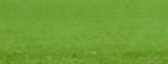
#> input picture image_processing_in_opencv/9_countours_in_opencv/target.jpg, 168 x 64 px
$ python 17_histogram_backprojection.py
#> lines starting #> are read from the running program, lines starting #| are printed output that depends on the picture; after the words box and inside, x2 and y2 are one past the last pixel; in counts of white or black regions, pixels touching at a corner belong together
#!/usr/bin/env python
# -*- coding: utf-8 -*-
# @Date    : 2018-02-24
# @Author  : Joe

import numpy as np
import cv2
from matplotlib import pyplot  as plt


# Goal
	# 学习直方图反向投影

# Theory
	# 由 Michael J.Swain, Dana H.Ballard在他们的
	# 论文Indexing via color histograms中提出

	# 简单理解：通常在图像分割或者在图像中找到目标
	# 物体中应用。简单来说，它创建了一副和原图想一
	# 样大小的、单通道的数据，每个像素中存储了该像
	# 素属于目标物体的可能性。再简单点来说，输出的
	# 图像中，感兴趣物体的颜色比其他的颜色更白一些。
	# 直方图反向投影用于 camshift 算法等

	# 怎么使用：我们创建一副感兴趣图像的直方图。这个
	# 兴趣物体尽可能的填满整个感兴趣图像。对比灰度直
	# 方图，更倾向于使用色彩直方图是因为灰色图仅仅含
	# 有强度值而色彩直方图拥有更多的信息来定义这个感
	# 兴趣的物体。然后我们再将直方图反向投影到原图像，
	# 换句话说，我们计算目标图像中每个像素在感兴趣图
	# 像中的可能性。

# Numpy 算法
	# 1.首先我们计算源图像和目标图像的彩色直方图。
		# import cv2
		# import numpy as np
		# from matplotlib import pyplot as plt

		# #roi is the object or region of object we need to find
		# roi = cv2.imread('rose_red.png')
		# hsv = cv2.cvtColor(roi,cv2.COLOR_BGR2HSV)

		# #target is the image we search in
		# target = cv2.imread('rose.png')
		# hsvt = cv2.cvtColor(target,cv2.COLOR_BGR2HSV)

		# # Find the histograms using calcHist. Can be done with np.histogram2d also
		# M = cv2.calcHist([hsv],[0, 1], None, [180, 256], [0, 180, 0, 256] )
		# I = cv2.calcHist([hsvt],[0, 1], None, [180, 256], [0, 180, 0, 256] )
	# 2.计算比值R = M/I。然后反向投影R，根据R这个调色板
		# 创建新图像，每一个像素代表这个点事目标的概率。
		# 例如，B(x,y)=R[h(x,y),s(x,y)，其中H为点(x,y)
		# 的色调（hue）值，s为点（x,y）的饱和度（saturation）。
		# 最后加入条件B(x,y)=min([B(x,y),1]

		# h,s,v = cv2.split(hsvt)
		# B = R[h.ravel(),s.ravel()]
		# B = np.minimum(B,1)
		# B = B.reshape(hsvt.shape[:2])
	# 3.应用圆盘卷积， B = D * B，在这里D是卷积核
		#disc = cv2.getStructuringElement(cv2.MORPH_ELLIPSE,(5,5))
		# cv2.filter2D(B,-1,disc,B)
		# B = np.uint8(B)
		# cv2.normalize(B,B,0,255,cv2.NORM_MINMAX)

	# 4.输出图像中灰度最大的地方就是目标位置。
		#如果要找的是一个区域，可以使用一个阈值
		# 对图像二值化，这样能得到不错的结果。
		# ret,thresh = cv2.threshold(B,50,255,0)


# OpenCV 算法
	# OpenCV提供了一个内置的函数 cv2.calcBackProject(),
	# 参数基本与cv2.calcHist()一致。其中的一个参数是一个
	# 我们想要查找到的目标物体的直方图。当然，在使用目标直
	# 方图反向投赢钱应该进行归一化处理。返回结果是一个概率
	# 图像，然后进行圆盘形状卷积操作，再二值化。

roi = cv2.imread('target.jpg')
#> roi is the input picture: shape (64, 168, 3); mean B, G, R 53.4, 159.1, 111.7
hsv = cv2.cvtColor(roi,cv2.COLOR_BGR2HSV)
#> hsv: shape (64, 168, 3); mean H, S, V 43.5, 169.7, 159.1

target = cv2.imread('messi.jpg')
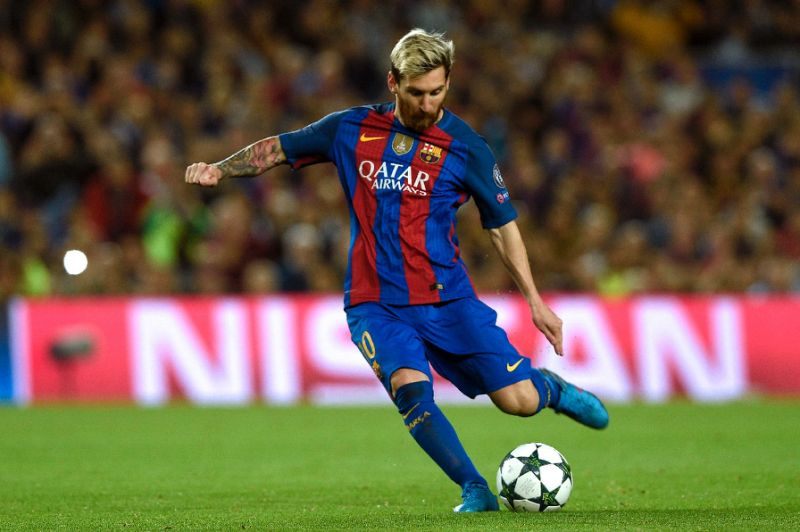
#> input picture image_processing_in_opencv/9_countours_in_opencv/messi.jpg, 800 x 532 px
#> target is the input picture: shape (532, 800, 3); mean B, G, R 70, 91.9, 101.9
hsvt = cv2.cvtColor(target,cv2.COLOR_BGR2HSV)
#> hsvt: shape (532, 800, 3); mean H, S, V 57.6, 143.9, 122.1

# calculating object histogram
roihist = cv2.calcHist([hsv],[0, 1], None, [180, 256], [0, 180, 0, 256] )

# normalize histogram and apply backprojection
cv2.normalize(roihist,roihist,0,255,cv2.NORM_MINMAX)
#> roihist: shape (180, 256) float32; min 0, max 255, mean 0.1
dst = cv2.calcBackProject([hsvt],[0,1],roihist,[0,180,0,256],1)
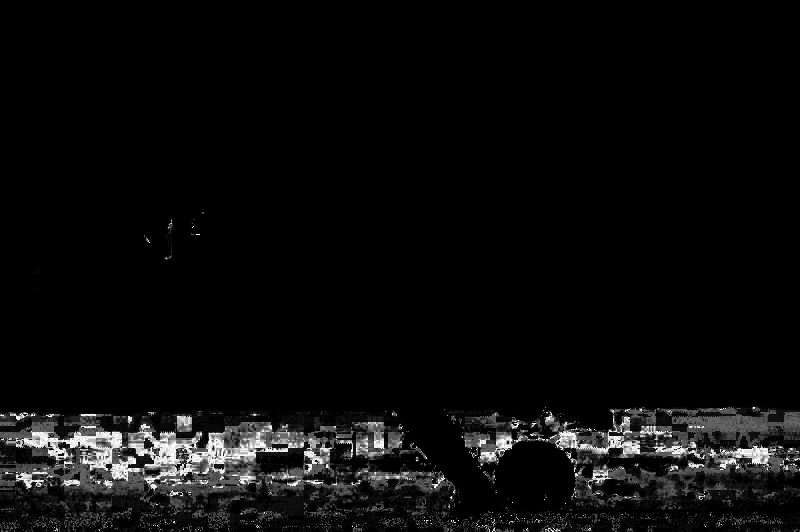
#> dst: shape (532, 800); min 0, max 255, mean 11.2

# Now convolute with circular disc
disc = cv2.getStructuringElement(cv2.MORPH_ELLIPSE,(5,5))
cv2.filter2D(dst,-1,disc,dst)
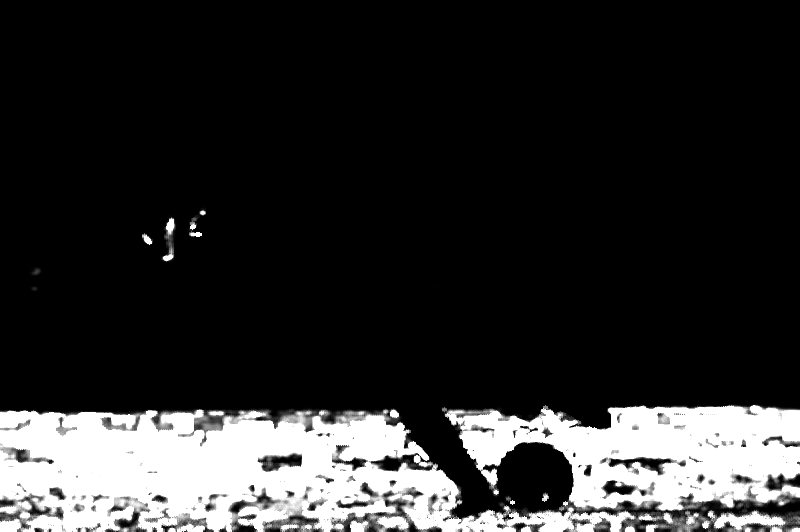
#> dst: shape (532, 800); min 0, max 255, mean 44.2

# threshold and binary AND
ret,thresh = cv2.threshold(dst,50,255,0)
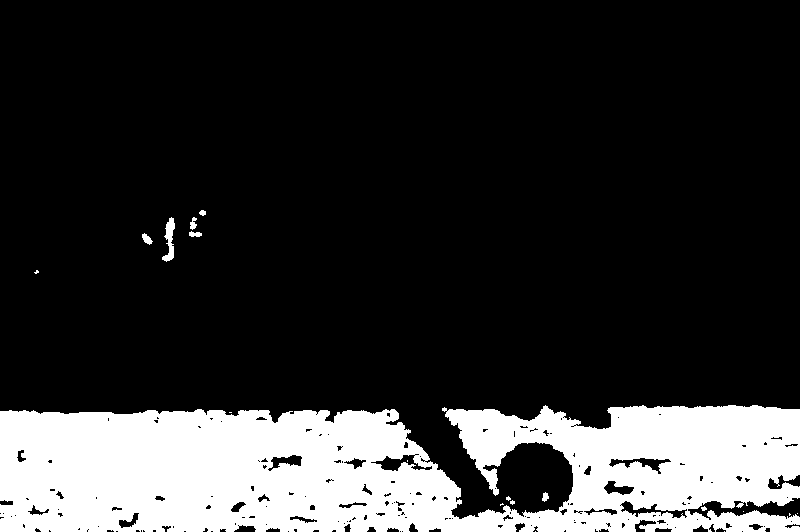
#> thresh: shape (532, 800); 19.4% white; 19 white regions (11 under 20 px), largest, box (x1, y1, x2, y2) and area: (0, 405, 800, 532) 81837, (162, 217, 175, 262) 295, (142, 233, 153, 245) 72
thresh = cv2.merge((thresh,thresh,thresh))
res = cv2.bitwise_and(target,thresh)
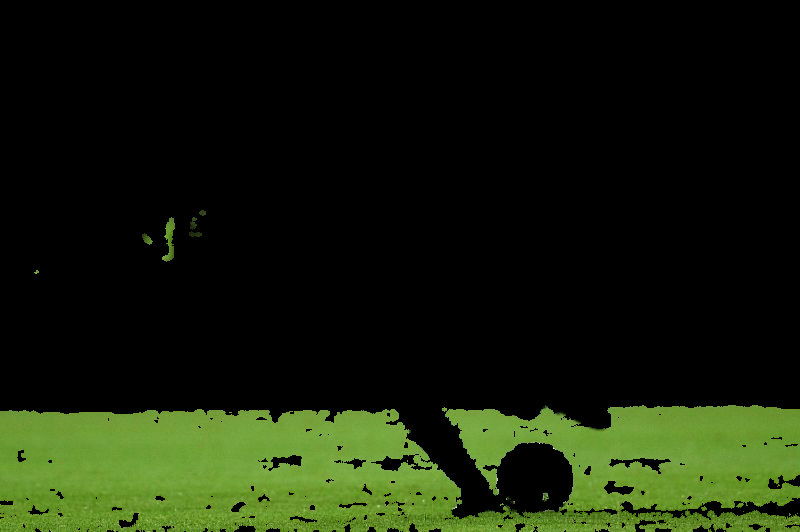
#> res: shape (532, 800, 3); mean B, G, R 9.8, 29.8, 21

#res = np.vstack((target,thresh,res))
#cv2.imwrite('res.jpg',res)

cv2.imshow('original', target)
cv2.imshow('thresh', thresh)
cv2.imshow('result', res)

cv2.waitKey(0)
cv2.destroyAllWindows()
